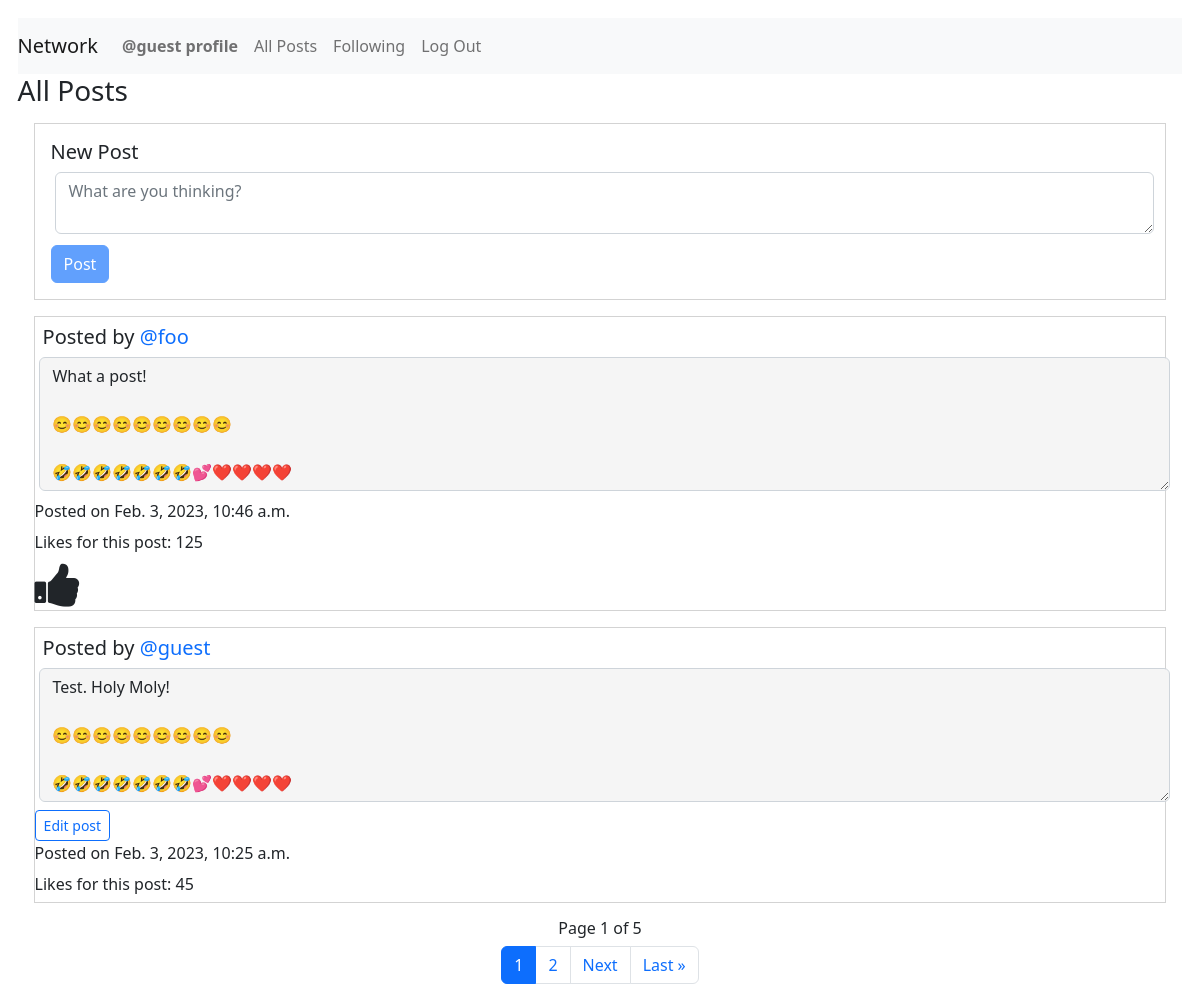
The app's page /allPosts (signed in), older data.
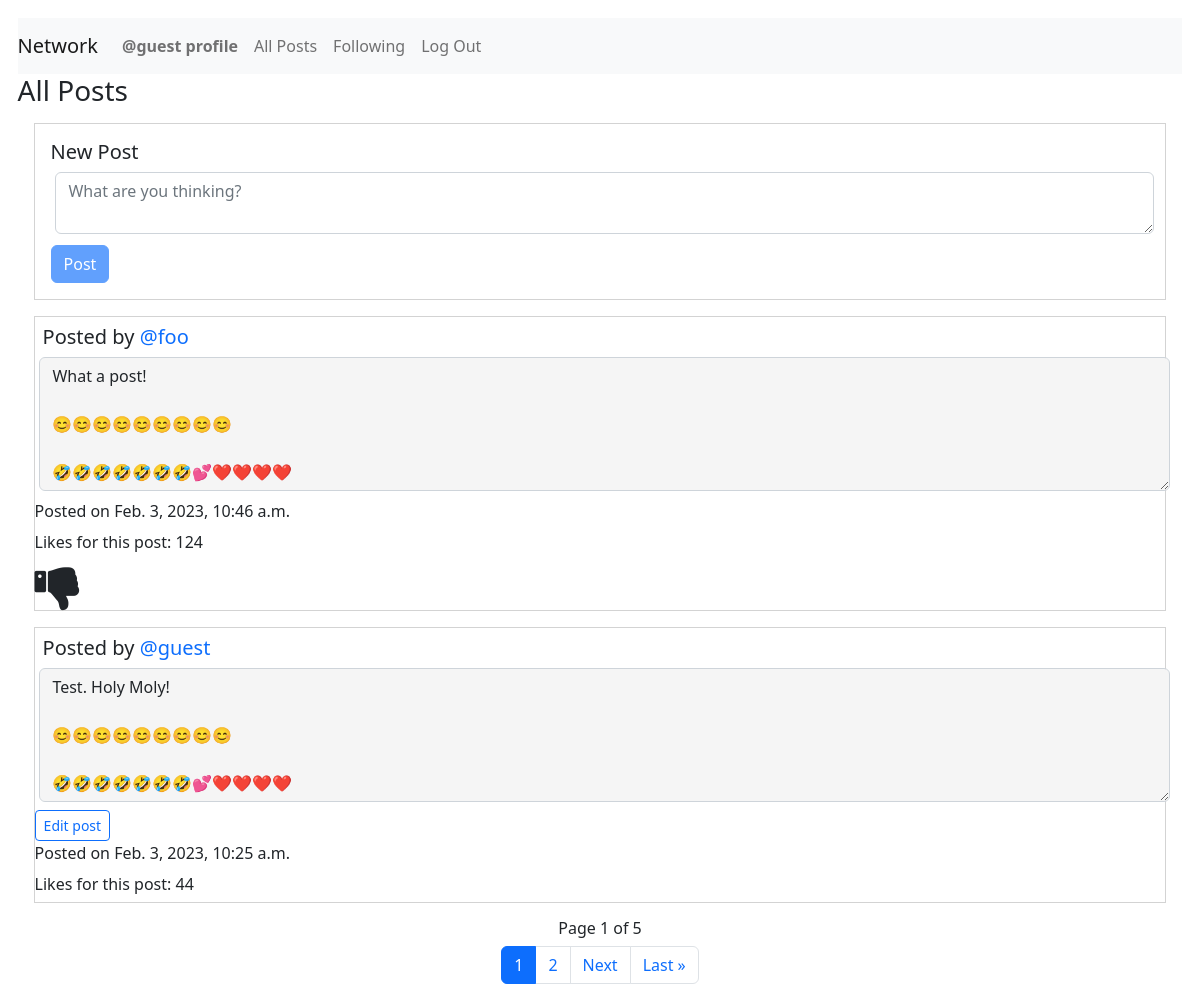
The same page, newer data.
### network/models.py (models this page shows, shortened)
class Posts(models.Model):
    creator = models.ForeignKey(
        User, on_delete=models.PROTECT, related_name="get_creator", blank=False)
    content = models.TextField(max_length=600)
    createdDate = models.DateTimeField(auto_now_add=True)
    likedUser = models.ManyToManyField(
        User, related_name="get_liked_users", blank=True)
    numberLikes = models.PositiveIntegerField(blank=True, default=0)

class User(AbstractUser):
    pass
    def __str__(self) -> str:
        return f"User Name: {self.username} - User ID: {self.id}"

### network/views.py (the view)
# urls.py: path("allPosts", views.djangoAllPosts, name="djangoAllPosts"),
@login_required
def djangoAllPosts(request):
    print("In DjangoAllPosts")
    user = request.user
    userLoggedIn = request.user.username
    user_id = request.user.id
    userName = User.objects.get(id=user_id)
    print(userName)
    print(user)
    print(userLoggedIn)
    postings = Posts.objects.filter().order_by('-createdDate')
    postsPagination = postings
    paginator = Paginator(postsPagination, 2)
    page_number = request.GET.get('page', '1')
    page_obj = paginator.get_page(page_number)
    likeList = returnlikeList(request)
    return render(request, "network/allPosts.html", {"page_obj": page_obj, "postings": postings, "likeList": likeList})

### network/views.py (called while the page is built)
def returnlikeList(request):
    user_id = request.user.id
    likedUser = Posts.objects.filter(likedUser=user_id)
    print(likedUser)
    likeList = []
    for like in likedUser:
        currentObject = User.objects.get(id=user_id)
        print(currentObject.id)
        print(like.id)
        likeList.append(like.id)
    return likeList

### network/templates/network/allPosts.html (shortened to what this page needs)
{% extends "network/layout.html" %}
{% load static %}
{% block body %}
<div id="post-view">
    <h3>All Posts</h3>
    <div id="posty">
        <form id="post-form" action="{% url 'saveDjangoNewPost' %}" method="post">
            <h5>New Post</h5>
            <textarea class="form-control" id="post-body" placeholder="What are you thinking?" name="postContent"
                onkeyup="disableNewPostButton()"></textarea>
            <input type="submit" id="post-button" class="btn btn-primary" value="Post" />
        </form>
    </div>
    {% for post in page_obj %}
    <div id="allPostings">
        <div class="post{{forloop.counter0}}">
            <h5 class="creator">Posted by <a
                    href="{% url 'getProfile' post.creator.username %}">{{post.creator.username}}</a></h5><textarea
                class="form-control content{{forloop.counter0}}" id="readonlyContent{{forloop.counter0}}" rows="5"
                readonly="true">{{post.content}}</textarea>
            {% if post.creator.username == user.username %}
            <button class="btn btn-sm btn-outline-primary edit{{forloop.counter0}}" id="editButton{{forloop.counter0}}"
                onclick="editPost('{{post.id}}')">Edit post</button>
            {% endif %}
            <p class="timestamp{{forloop.counter0}}">Posted on {{post.createdDate}}</p>
            <p id="numberLikes{{forloop.counter0}}" class="numberLikes{{forloop.counter0}}">Likes for this post:
                {{post.numberLikes}}</p>
            {% if post.id in likeList and post.creator.username != user.username %}
            <i class="fa fa-thumbs-up {{forloop.counter0}}" id="thumbsUp{{forloop.counter0}}" aria-hidden="true"
                onclick="likePost('{{post.id}}', '{{post.creator.username}}', '{{user.username}}')"></i>
            {% elif post.id not in likeList and post.creator.username != user.username %}
            <i class="fa fa-thumbs-down {{forloop.counter0}}" id="thumbsDown{{forloop.counter0}}" aria-hidden="true"
                onclick="likePost('{{post.id}}', '{{post.creator.username}}', '{{user.username}}')"></i>
            {% endif %}
        </div>
    </div>
    {% endfor %}
</div>
<nav aria-label="Page navigation">
    <div class="Djangopagination">
        <h6 class="paginationNumberPages"> Page {{ page_obj.number }} of {{ page_obj.paginator.num_pages }}</h6>
        <ul class="pagination justify-content-center">
            <li class="page-item active" aria-current="page"><a class="page-link" href="?page={{ page_obj.number }}">{{ page_obj.number }}</a></li>
            {% if page_obj.has_next %}
            <li class="page-item"><a class="page-link" href="?page={{ page_obj.next_page_number }}">{{ page_obj.next_page_number }}</a></li>
            {% endif %}
            {% if page_obj.has_next %}
            <li class="page-item"><a class="page-link" href="?page={{ page_obj.next_page_number }}">Next</a></li>
                 <li class="page-item"><a class="page-link" href="?page={{ page_obj.paginator.num_pages }}">Last &raquo;</a></li>
            {% endif %}
        </ul>
    </div>
</nav>
{% endblock %}

Row changes from the older to the newer data that the page shows:
changed Posts "Feb. 3, 2023, 10:46 a.m.": numberLikes "125" → "124"
changed Posts "Feb. 3, 2023, 10:25 a.m.": numberLikes "45" → "44"
